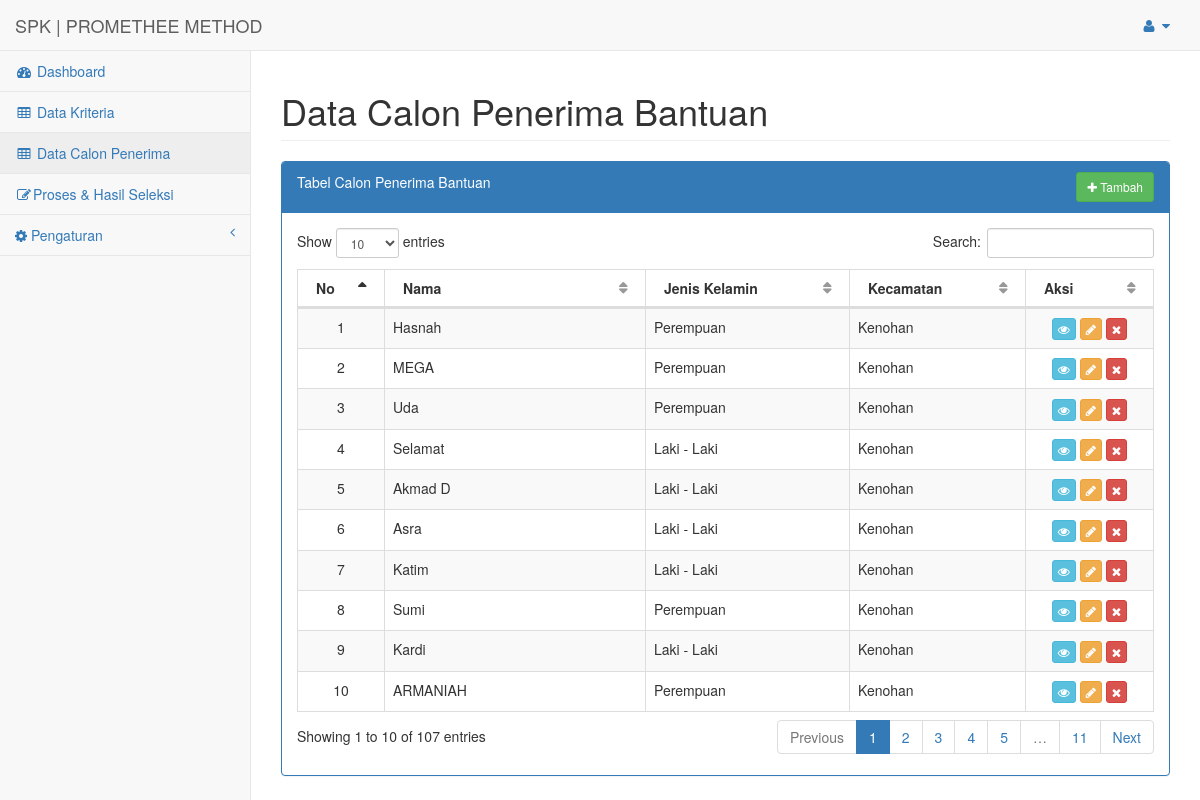
/index.php?url=data_calon (signed in), run on the app's committed database.
### tables this page shows
CREATE TABLE `calon` (
  `id` int(11) NOT NULL,
  `nama` varchar(255) NOT NULL,
  `jenis_kelamin` varchar(255) NOT NULL,
  `kecamatan` varchar(255) NOT NULL,
  `submit_by` int(11) DEFAULT '1'
);

### config/routes.php (called while the page is built, shortened)
<?php
$include = [];
if(isset($_GET['url'])){
	switch ($_GET['url']) {
		case 'data_calon':
			$include[] = 'halaman/calon/index.php';
			break;
	}
}else{
	$include[] = 'halaman/dashboard.php';
}
?>

### config/calon/load_data.php (called while the page is built)
<?php
include 'config/koneksi.php';
$hasil = mysqli_query($koneksi, "SELECT * FROM CALON");
while ($data = mysqli_fetch_assoc($hasil)) {
	$datas[] = $data;
}
 ?>

### halaman/calon/index.php (the view)
<div id="page-wrapper">
    <div class="row">
        <div class="col-lg-12">
            <h1 class="page-header">Data Calon Penerima Bantuan</h1>
        </div>
    </div>
    <div class="row">
        <div class="col-lg-12">
            <div class="panel panel-primary">
                <div class="panel-heading" style="padding-bottom: 20px">
                    <div>
                        Tabel Calon Penerima Bantuan
                    <a href="index.php?url=data_calon_tambah" class="btn btn-sm btn-success" style="float: right;"><i class="fa fa-plus"></i> Tambah</a>
                    </div>
                </div>
                <div class="panel-body">
                    <div class="dataTable_wrapper">
                        <table width="100%" class="table table-striped table-bordered table-hover" id="dataTables-example">
                            <thead>
                                <tr>
                                    <th width="50">No</th>
                                    <th>Nama</th>
                                    <th>Jenis Kelamin</th>
                                    <th>Kecamatan</th>
                                    <th>Aksi</th>
                                </tr>
                            </thead>
                            <tbody>
                            <?php $x=1; ?>
                            <?php if(isset($datas)): ?>
                                <?php foreach($datas as $data): ?>
                                <tr>
                                    <td align="center"><?php echo $x++; ?></td>
                                    <td><?php echo $data['nama']; ?></td>
                                    <td><?php echo $data['jenis_kelamin']; ?></td>
                                    <td><?php echo $data['kecamatan']; ?></td>
                                    <td align="center">
                                        <a href="index.php?url=data_calon_lihat&id=<?php echo $data['id'] ?>" class="btn btn-xs btn-info" title="Lihat">
                                            <i class="fa fa-eye"></i>
                                        </a>
                                        <a href="index.php?url=data_calon_ubah&id=<?php echo $data['id'] ?>" class="btn btn-xs btn-warning" title="Ubah">
                                            <i class="fa fa-pencil"></i>
                                        </a>
                                        <a href="config/calon/proses_hapus.php?&id=<?php echo $data['id'] ?>" class="btn btn-xs btn-danger" title="Hapus" onclick="return confirm('Apakah anda yakin ingin menghapus?')" >
                                            <i class="fa fa-remove"></i>
                                        </a>
                                    </td>
                                </tr>
                            <?php endforeach; ?>
                            <?php endif; ?>
                            </tbody>
                        </table>
                    </div>
                </div>
            </div>
        </div>
    </div>
</div>

### index.php (shortened to what this page needs)
<?php
include 'config/routes.php';
 include 'halaman/header.php';
foreach ($req as $key => $value) {
	require_once $value;
}
foreach ($include as $key => $value) {
	require_once $value;
}
include 'halaman/footer.php';
?>

### data on the page
calon: nama "Hasnah", jenis_kelamin "Perempuan", kecamatan "Kenohan"
calon: nama "MEGA", jenis_kelamin "Perempuan", kecamatan "Kenohan"
calon: nama "Uda", jenis_kelamin "Perempuan", kecamatan "Kenohan"
calon: nama "Selamat", jenis_kelamin "Laki - Laki", kecamatan "Kenohan"
calon: nama "Akmad D", jenis_kelamin "Laki - Laki", kecamatan "Kenohan"
calon: nama "Asra", jenis_kelamin "Laki - Laki", kecamatan "Kenohan"
calon: nama "Katim", jenis_kelamin "Laki - Laki", kecamatan "Kenohan"
calon: nama "Sumi", jenis_kelamin "Perempuan", kecamatan "Kenohan"
calon: nama "Kardi", jenis_kelamin "Laki - Laki", kecamatan "Kenohan"
calon: nama "ARMANIAH", jenis_kelamin "Perempuan", kecamatan "Kenohan"
